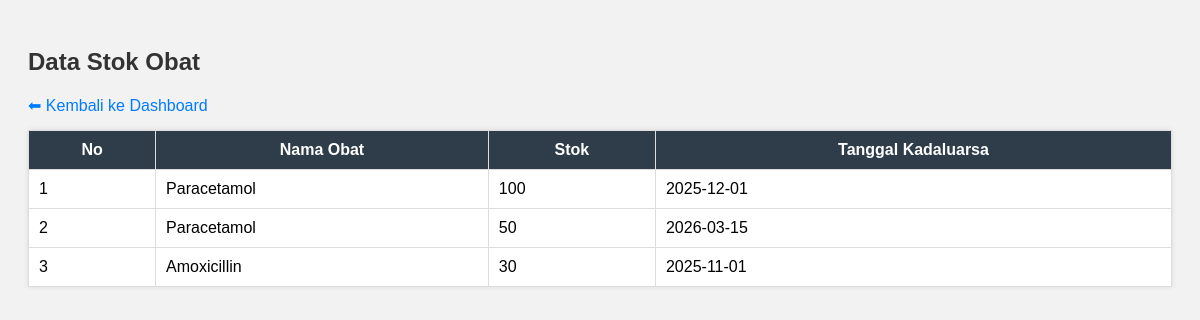
The page /gudang/stok_obat.php on the database its author committed.
### tables this page shows
CREATE TABLE `stok_obat` (
  `id_stok` int(11) NOT NULL,
  `id_obat` int(11) NOT NULL,
  `jumlah` int(11) NOT NULL,
  `tgl_kadaluarsa` date NOT NULL,
  `tgl_masuk` date DEFAULT curdate()
);

CREATE TABLE `obat` (
  `id_obat` int(11) NOT NULL,
  `nama_obat` varchar(100) NOT NULL,
  `kategori` varchar(50) DEFAULT NULL,
  `satuan` varchar(20) DEFAULT NULL,
  `harga` int(11) DEFAULT NULL,
  `deskripsi` text DEFAULT NULL,
  `stok` int(11) NOT NULL DEFAULT 0,
  `tgl_kadaluarsa` date NOT NULL,
  `kadaluarsa` date DEFAULT NULL
);

### gudang/stok_obat.php (the view, shortened to what this page needs)
<?php
include '../config/db.php';
$query = "
    SELECT
        o.nama_obat,
        s.jumlah AS stok,
        s.tgl_kadaluarsa
    FROM stok_obat s
    JOIN obat o ON s.id_obat = o.id_obat
";
$result = mysqli_query($conn, $query);
?>
<!DOCTYPE html>
<html lang="id">
<head>
</head>
<body>
    <h2>Data Stok Obat</h2>
    <a href="../admin/index.php">⬅ Kembali ke Dashboard</a>
    <table>
        <thead>
            <tr>
                <th>No</th>
                <th>Nama Obat</th>
                <th>Stok</th>
                <th>Tanggal Kadaluarsa</th>
            </tr>
        </thead>
        <tbody>
            <?php
        $no = 1;
        if (mysqli_num_rows($result) > 0) {
            while ($row = mysqli_fetch_assoc($result)) {
                echo "<tr>";
                echo "<td>{$no}</td>";
                echo "<td>{$row['nama_obat']}</td>";
                echo "<td>{$row['stok']}</td>";
                echo "<td>{$row['tgl_kadaluarsa']}</td>";
                echo "</tr>";
                $no++;
            }
        } else {
            echo "<tr><td colspan='4'>Belum ada data stok obat.</td></tr>";
        }
        ?>
        </tbody>
    </table>
</body>
</html>

### gudang/stok_obat.php (style rules this page uses)
body { font-family: Arial, sans-serif; padding: 20px; background: #f2f2f2; }
h2 { color: #333; }
a { text-decoration: none; color: #007bff; margin-bottom: 15px; display: inline-block; }
table { border-collapse: collapse; width: 100%; background: #fff; box-shadow: 0 0 5px rgba(0, 0, 0, 0.1); }
th, td { border: 1px solid #ddd; padding: 10px; }
th { background-color: #2e3d49; color: white; }

### rows shown on the page
stok_obat: id_obat.nama_obat "Paracetamol", jumlah "100", tgl_kadaluarsa "2025-12-01"
stok_obat: id_obat.nama_obat "Paracetamol", jumlah "50", tgl_kadaluarsa "2026-03-15"
stok_obat: id_obat.nama_obat "Amoxicillin", jumlah "30", tgl_kadaluarsa "2025-11-01"
